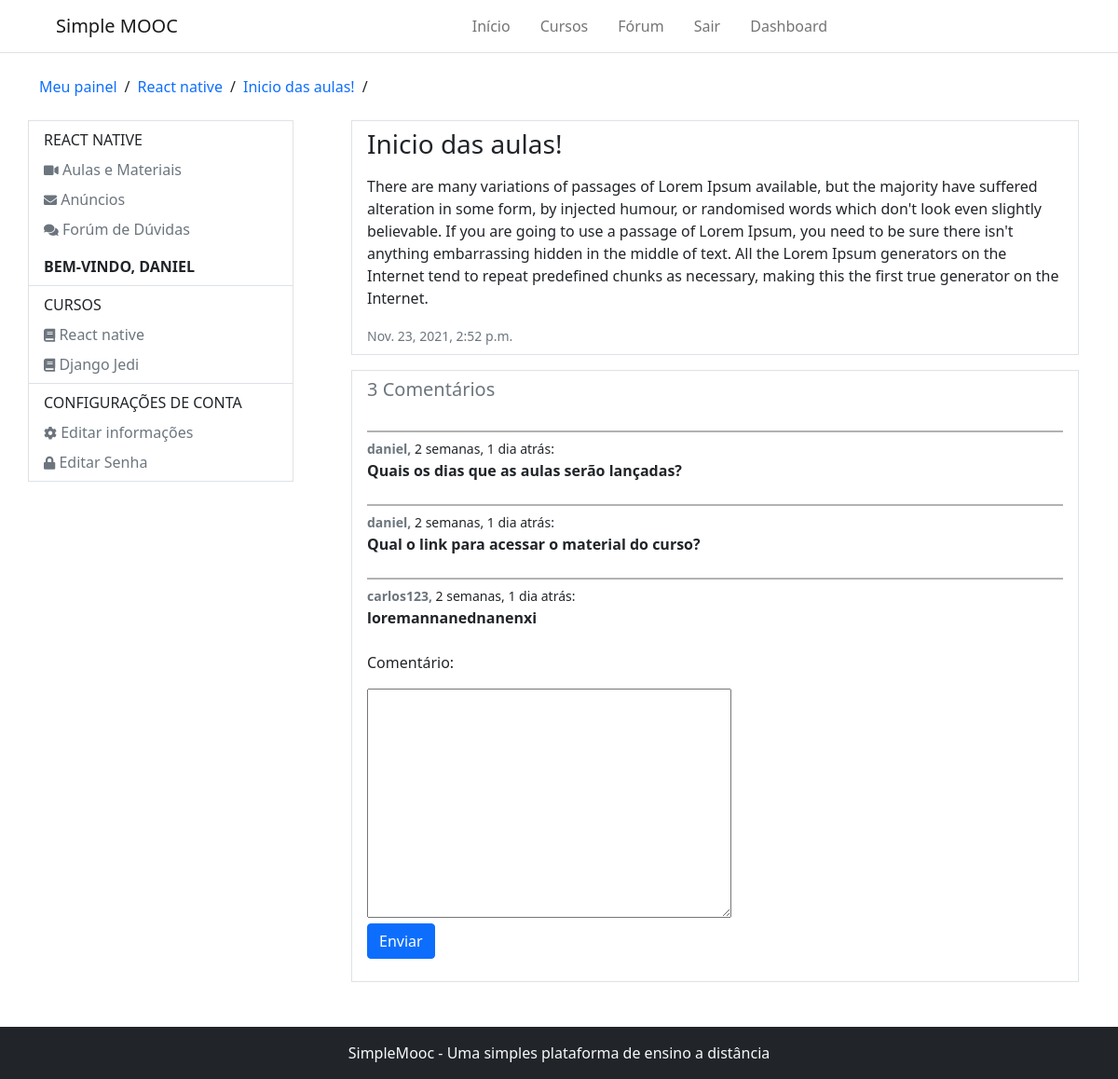
/accounts/react-native/anuncios/2/ (signed in), run on the app's committed database.
### Courses/models.py (models this page shows, shortened)
class Course(models.Model):
    name_course = models.CharField(max_length=50, verbose_name='Nome do curso')
    slug_course = models.SlugField(verbose_name='Atalho', blank=True)
    description_course = models.CharField(max_length=255, verbose_name='Descrição do curso')
    about_course = models.TextField(verbose_name='Sobre o curso')
    image_course = models.ImageField(upload_to='course_img/%Y/%m/%d', verbose_name='Imagem', null=True, blank=True)
    created_at = models.DateTimeField(auto_now_add= True, verbose_name='Data de criação')
    update_at = models.DateTimeField(auto_now=True, verbose_name='Data de atualização')
    objects = CourseManager()
    def __str__(self):
        return self.name_course
    def course_adverts_url(self):
        return reverse('course-adverts', args=[self.slug_course])
    class Meta:
        verbose_name = 'curso'
        verbose_name_plural = 'cursos'

class Advert(models.Model):
    course = models.ForeignKey(Course, on_delete=models.CASCADE, verbose_name='Curso', related_name='Adverts')
    title = models.CharField(max_length=100, verbose_name='Título do anúncio')
    content = models.TextField(verbose_name='Conteúdo')
    created_at = models.DateTimeField(auto_now_add=True, verbose_name='Criado em')
    update_at = models.DateTimeField(auto_now=True, verbose_name='Atualizado em')
    def __str__(self):
        return self.title
    class Meta:
        verbose_name = 'Anúncio'
        verbose_name_plural = 'Anúncios'

class subscribe(models.Model):
    STATUS_CHOICES = (
        (0, 'Análise'),
        (1, 'Aprovado'),
        (2, 'Cancelado'),
    )
    user = models.ForeignKey(settings.AUTH_USER_MODEL, on_delete=models.CASCADE, verbose_name='Usuário')
    course = models.ForeignKey(Course, on_delete=models.CASCADE, verbose_name='Curso')
    status = models.IntegerField(choices=STATUS_CHOICES, default=0, blank=True, verbose_name='Situação')
    created_at = models.DateTimeField(auto_now_add=True, verbose_name='Criado em')
    update_at = models.DateTimeField(auto_now=True, verbose_name='Atualizado em')
    def is_approved(self):
        return self.status == 1
    class Meta:
        verbose_name = 'Inscrição'
        verbose_name_plural = 'Inscrições'
        unique_together = (('user', 'course'),)

class Comment(models.Model):
    advert = models.ForeignKey(Advert, on_delete=models.CASCADE, verbose_name='Anúncio', related_name='Comments')
    user = models.ForeignKey(settings.AUTH_USER_MODEL, on_delete=models.CASCADE, verbose_name='usuário')
    comment = models.TextField(verbose_name='Comentário')
    created_at = models.DateTimeField(auto_now_add=True, verbose_name='Criado em')
    update_at = models.DateTimeField(auto_now=True, verbose_name='Atualizado em')
    class Meta:
        verbose_name = 'Comentário'
        verbose_name_plural = 'Comentários'

### Accounts/models.py (models this page shows, shortened)
class User(AbstractBaseUser, PermissionsMixin):
    username = models.CharField(max_length=50, verbose_name='Nome de usuário', unique=True,
        validators=[validators.RegexValidator(re.compile('^[\w.@+-]+$'),
        'O nome de usuário só pode conter letras números, ou os seguintes caracteres: @/./+/-/_',
        'invalid')]
    )
    email = models.EmailField(unique=True, verbose_name='E-mail')
    full_name = models.CharField(max_length=100, blank=True, verbose_name='Nome completo')
    is_active = models.BooleanField(blank=True, default=True, verbose_name='Está ativo?')
    is_staff = models.BooleanField(blank=True, default=False, verbose_name='Pertence a equipe?')
    date_joined = models.DateTimeField(auto_now_add=True, verbose_name='Data de entrada')
    objects = UserManager()
    USERNAME_FIELD = 'username'
    REQUIRED_FIELDS = ['email', 'full_name']
    def __str__(self):
        return self.username
    class Meta:
        verbose_name = 'Usuário'
        verbose_name_plural = 'Usuários'

### Accounts/decorators.py (the view)
    def wrapper(request, *args, **kwargs):
        slug = kwargs.get('slug')
        course = get_object_or_404(Course, slug_course=slug)
        try:
            subscriber = get_object_or_404(subscribe, user=request.user, course=course)
        except:
            messages.error(request, 'Desculpe, mas você não tem permissão para acessar essa página')
            return redirect('dashboard')
        if not subscriber.is_approved():
            messages.error(request, 'A sua inscrição no curso ainda está pendente')
            return redirect('dashboard')
        request.course = course
        return detail_advert(request, *args, **kwargs)

### Accounts/forms.py
class CommentForm(forms.ModelForm):
    class Meta:
        model = Comment
        fields = ('comment',)

### Accounts/views.py (called while the page is built, shortened)
@login_required
@subscription_required
def detail_advert(request, slug, id_advert):
    course = request.course
    advert = get_object_or_404(Advert, pk=id_advert)
    comment_form = CommentForm(request.POST or None)
    return render(request, 'registration/detail_advert.html', {'course': course, 'advert': advert, 'comment_form': comment_form})

### Courses/templatetags/courses_tags.py (called while the page is built)
@register.inclusion_tag('partials/_my_courses.html')
def user_courses(user):
    registrations = subscribe.objects.order_by('-id').filter(user=user)
    return {'registrations': registrations}

### Accounts/templates/registration/detail_advert.html (shortened to what this page needs)
{% extends 'registration/course_adverts.html' %}
{% block 'breadcrumbs' %}
    {{ block.super }}
    <li><a href="{{ course.course_adverts_url }}" class="text-decoration-none">{{ advert }}</a></li>
    <li>/</li>
{% endblock %}
{% block 'dashboard-main' %}
    <div class="border border-1 px-3 py-2">
        <h1 class="fs-3 mb-3">{{ advert }}</h1>
        <p>{{ advert.content|linebreaks }}</p>
        <small class="text-muted">{{ advert.created_at }}</small>
    </div>
    <div class='mt-3 d-flex flex-column gap-4 border border-1 px-3 py-2'>
        {% with comments_count=advert.Comments.count %}
            <h1 class="fs-5 text-muted">{{ comments_count }} Comentário{{ comments_count|pluralize }}</h1>
        {% endwith %}
        {% for comment in advert.Comments.all %}
            <div style="border-top: 2px solid rgba(0, 0, 0, 0.3); padding-top: 5px;">
                <small>
                    <span class='fw-bold text-muted'>{{ comment.user }}, </span> {{ comment.created_at|timesince }} atrás:
                </small>
                <p class="m-0 fw-bold">{{ comment.comment }}</p>
            </div>
        {% endfor %}
        <form method="post">
            {% for field in comment_form %}
                <p>{{ field.label_tag }}</p>
                {{ field }}
            {% endfor %}
            <p><button class="btn btn-primary">Enviar</button></p>
        </form>
    </div>
{% endblock %}

### Accounts/templates/registration/course_adverts.html (shortened to what this page needs)
{% extends 'registration/dashboard.html' %}
{% block 'breadcrumbs' %}
    {{ block.super }}
    <li><a href="{{ course.course_adverts_url }}" class="text-decoration-none">{{ course }}</a></li>
    <li>/</li>
{% endblock %}
{% block 'dashboard-aside' %}
    <ul class="nav flex-column px-3 py-2">
        <p class="mb-0 text-uppercase">{{ course }}</p>
        <li class="nav-item">
            <a class="nav-link px-0 link-secondary pb-0" href="{% url 'lessons' course.slug_course %}">
                <i class="fas fa-video" style="font-size: 14px"></i> Aulas e Materiais
            </a>
        </li>
        <li class="nav-item">
            <a class="nav-link px-0 link-secondary pb-0" href="{% url 'course-adverts' course.slug_course %}">
                <i class="fas fa-envelope" style="font-size: 14px"></i> Anúncios
            </a>
        </li>
        <li class="nav-item">
            <a class="nav-link px-0 link-secondary pb-0" href="{% url 'forum' %}">
                <i class="fas fa-comments" style="font-size: 14px"></i> Forúm de Dúvidas
            </a>
        </li>
    </ul>
    {{ block.super }}
{% endblock %}

### Accounts/templates/registration/dashboard.html (shortened to what this page needs)
{% extends 'base.html' %}
{% load courses_tags %}
{% block 'content' %}
    {% include 'partials/_header.html' %}
    <div class="container">
        <ul class="d-flex align-items-center my-4 p-0 gap-2" style="list-style: none;">
            {% block 'breadcrumbs' %}
                <li><a href="{% url 'dashboard' %}" class="text-decoration-none">Meu painel</a></li>
                <li>/</li>
            {% endblock %}
        </ul>
        <div class="row mb-5">
            <div class="col-3 p-0 d-block border border-1" style="margin-right: 50px; height: max-content;">
                {% block 'dashboard-aside' %}
                    <p class="text-uppercase fw-bold px-3 py-2 m-0 border-bottom">bem-vindo, {{ user.username }}</p>
                    <ul class="nav flex-column border-bottom px-3 py-2">
                        <p class="mb-0 text-uppercase">Cursos</p>
                        {% user_courses user %}
                    </ul>
                    <ul class="nav flex-column px-3 py-2">
                        <p class="mb-0 text-uppercase">Configurações de conta</p>
                        <li class="nav-item">
                            <a class="nav-link px-0 link-secondary pb-0" href="{% url 'edit_account' %}">
                                <i class="fas fa-cog" style="font-size: 14px"></i> Editar informações
                            </a>
                        </li>
                        <li class="nav-item">
                            <a class="nav-link px-0 link-secondary pb-0" href="{% url 'edit_password' %}">
                                <i class="fas fa-lock" style="font-size: 14px"></i> Editar Senha
                            </a>
                        </li>
                    </ul>
                {% endblock %}
            </div>
            <div class="col">
                {% block 'dashboard-main' %}{% endblock %}
            </div>
        </div>
    </div>
    {% include 'partials/_footer.html' %}
{% endblock %}

### templates/partials/_my_courses.html
{% for subscribe in registrations %}
    <li class="nav-item">
        <a class="nav-link px-0 link-secondary pb-0" aria-current="page" href="{{ subscribe.course.course_user_url }}">
            <i class="fas fa-book" style="font-size: 14px"></i> {{ subscribe.course }}
        </a>
    </li>
{% empty %}
    <p class="text-muted">Você não está escrito em nenhum curso</p>
{% endfor %}

### data on the page
Course: name_course "React native", name_course "REACT NATIVE"
Advert: title "Inicio das aulas!", content "There are many variations of passages of Lorem Ipsum available, but the majority have suffered alteration in some form, by injected humour, or randomised words which don't look even slightly believable. If you are going to use a passage of Lorem Ipsum, you need to be sure there isn't anything embarrassing hidden in the middle of text. All the Lorem Ipsum generators on the Internet tend to repeat predefined chunks as necessary, making this the first true generator on the Internet.", created_at "Nov. 23, 2021, 2:52 p.m."
User: username "DANIEL"
subscribe: course "React native"
subscribe: course "Django Jedi"
Comment: user "daniel", created_at "2 semanas, 1 dia", comment "Quais os dias que as aulas serão lançadas?"
Comment: user "daniel", created_at "2 semanas, 1 dia", comment "Qual o link para acessar o material do curso?"
Comment: user "carlos123", created_at "2 semanas, 1 dia", comment "loremannanednanenxi"

### other printed values
{{ comments_count }} "3"
{{ field.label_tag }} "Comentário:"
